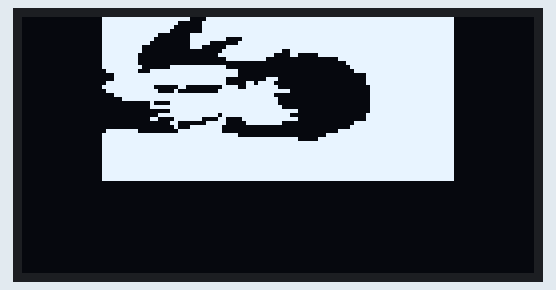
Simulated run of this sketch. Board: Arduino Uno, built with avr-gcc and run on an emulated ATmega328P. Shown: 128×64 one-colour display. The display library's start-up logo is not drawn.

Above: at 0.1 s.

The sketch:

Shinobu.ino
```cpp
#include <SPI.h>
#include <Wire.h>
#include <Adafruit_GFX.h>
#include <Adafruit_SSD1306.h>
#include <Fonts/FreeSans9pt7b.h>
#include <Fonts/FreeSans18pt7b.h>
#include <Fonts/FreeSans12pt7b.h>


#define OLED_RESET 0  // GPIO0
Adafruit_SSD1306 display(OLED_RESET);


//------------------------------------------------------------------------------
// File generated by LCD Assistant
// http://en.radzio.dxp.pl/bitmap_converter/
//------------------------------------------------------------------------------

const unsigned char PROGMEM shinobuu [] = {
0x07, 0xFF, 0xFF, 0xE1, 0xFF, 0xFF, 0xFF, 0xFF, 0xFF, 0xFF, 0xFF, 0xF8, 0x00, 0x00, 0x00, 0x00,
0x07, 0xFF, 0xFF, 0x03, 0xFF, 0xFF, 0xFF, 0xFF, 0xFF, 0xFF, 0xFF, 0xF8, 0x00, 0x00, 0x00, 0x00,
0x07, 0xFF, 0xFE, 0x03, 0xFF, 0xFF, 0xFF, 0xFF, 0xFF, 0xFF, 0xFF, 0xF8, 0x00, 0x00, 0x00, 0x00,
0x07, 0xFF, 0xFC, 0x03, 0xFF, 0xFF, 0xFF, 0xFF, 0xFF, 0xFF, 0xFF, 0xF8, 0x00, 0x00, 0x00, 0x00,
0x07, 0xFF, 0xE0, 0x1F, 0xFF, 0xFF, 0xFF, 0xFF, 0xFF, 0xFF, 0xFF, 0xF8, 0x00, 0x00, 0x00, 0x00,
0x07, 0xFF, 0xC0, 0x1F, 0xF0, 0xFF, 0xFF, 0xFF, 0xFF, 0xFF, 0xFF, 0xF8, 0x00, 0x00, 0x00, 0x00,
0x07, 0xFF, 0x80, 0x1F, 0x01, 0xFF, 0xFF, 0xFF, 0xFF, 0xFF, 0xFF, 0xF8, 0x00, 0x00, 0x00, 0x00,
0x07, 0xFE, 0x00, 0x1C, 0x0F, 0xFF, 0xFF, 0xFF, 0xFF, 0xFF, 0xFF, 0xF8, 0x00, 0x00, 0x00, 0x00,
0x07, 0xFE, 0x00, 0x00, 0x1F, 0xFF, 0xCF, 0xFF, 0xFF, 0xFF, 0xFF, 0xF8, 0x00, 0x00, 0x00, 0x00,
0x07, 0xFC, 0x00, 0x00, 0x3F, 0xFF, 0x0C, 0x1F, 0xFF, 0xFF, 0xFF, 0xF8, 0x00, 0x00, 0x00, 0x00,
0x07, 0xFC, 0x00, 0x00, 0x0F, 0xFC, 0x00, 0x00, 0xFF, 0xFF, 0xFF, 0xF8, 0x00, 0x00, 0x00, 0x00,
0x07, 0xFC, 0x00, 0x00, 0x00, 0x00, 0x00, 0x00, 0x3F, 0xFF, 0xFF, 0xF8, 0x00, 0x00, 0x00, 0x00,
0x07, 0xFE, 0x03, 0xFF, 0xF0, 0x00, 0x00, 0x00, 0x1F, 0xFF, 0xFF, 0xF8, 0x00, 0x00, 0x00, 0x00,
0x03, 0xFC, 0x7F, 0xFF, 0xFE, 0x00, 0x00, 0x00, 0x0F, 0xFF, 0xFF, 0xF8, 0x00, 0x00, 0x00, 0x00,
0x00, 0xFF, 0xFF, 0xFF, 0xFE, 0x00, 0x00, 0x00, 0x01, 0xFF, 0xFF, 0xF8, 0x00, 0x00, 0x00, 0x00,
0x00, 0xFF, 0xFF, 0xFF, 0xF0, 0x03, 0x80, 0x00, 0x01, 0xFF, 0xFF, 0xF8, 0x00, 0x00, 0x00, 0x00,
0x03, 0xFF, 0xFF, 0xFF, 0xF0, 0x6F, 0x00, 0x00, 0x01, 0xFF, 0xFF, 0xF8, 0x00, 0x00, 0x00, 0x00,
0x07, 0xFF, 0xC0, 0xC0, 0x1E, 0x7F, 0x80, 0x00, 0x00, 0xFF, 0xFF, 0xF8, 0x00, 0x00, 0x00, 0x00,
0x03, 0xFF, 0xE1, 0x00, 0x3F, 0xFF, 0xF0, 0x00, 0x00, 0xFF, 0xFF, 0xF8, 0x00, 0x00, 0x00, 0x00,
0x00, 0xFF, 0xFF, 0xFF, 0xFF, 0xFF, 0x00, 0x00, 0x00, 0xFF, 0xFF, 0xF8, 0x00, 0x00, 0x00, 0x00,
0x00, 0x3F, 0xFF, 0xFF, 0xFF, 0xFF, 0x80, 0x00, 0x00, 0xFF, 0xFF, 0xF8, 0x00, 0x00, 0x00, 0x00,
0x00, 0x00, 0x43, 0xFF, 0xFF, 0xFF, 0x80, 0x00, 0x00, 0xFF, 0xFF, 0xF8, 0x00, 0x00, 0x00, 0x00,
0x00, 0x00, 0x7F, 0xFF, 0xFF, 0xFF, 0xC0, 0x00, 0x00, 0xFF, 0xFF, 0xF8, 0x00, 0x00, 0x00, 0x00,
0x00, 0x00, 0x03, 0xFF, 0xFF, 0xFF, 0xFC, 0x00, 0x00, 0xFF, 0xFF, 0xF8, 0x00, 0x00, 0x00, 0x00,
0x00, 0x00, 0x1F, 0xFF, 0xDF, 0xFF, 0xF0, 0x00, 0x01, 0xFF, 0xFF, 0xF8, 0x00, 0x00, 0x00, 0x00,
0x00, 0x00, 0x61, 0xFC, 0x30, 0xFF, 0xFC, 0x00, 0x01, 0xFF, 0xFF, 0xF8, 0x00, 0x00, 0x00, 0x00,
0x00, 0x00, 0x03, 0x01, 0xF0, 0x7F, 0xC0, 0x00, 0x0F, 0xFF, 0xFF, 0xF8, 0x00, 0x00, 0x00, 0x00,
0x00, 0x00, 0x01, 0x1F, 0xE0, 0x00, 0x00, 0x00, 0x1F, 0xFF, 0xFF, 0xF8, 0x00, 0x00, 0x00, 0x00,
0x03, 0xFC, 0x00, 0xFF, 0xE0, 0x00, 0x00, 0x00, 0xFF, 0xFF, 0xFF, 0xF8, 0x00, 0x00, 0x00, 0x00,
0x07, 0xFF, 0xFF, 0xFF, 0xFE, 0x00, 0x00, 0x07, 0xFF, 0xFF, 0xFF, 0xF8, 0x00, 0x00, 0x00, 0x00,
0x07, 0xFF, 0xFF, 0xFF, 0xFF, 0xFF, 0xFC, 0x1F, 0xFF, 0xFF, 0xFF, 0xF8, 0x00, 0x00, 0x00, 0x00,
0x07, 0xFF, 0xFF, 0xFF, 0xFF, 0xFF, 0xFF, 0xFF, 0xFF, 0xFF, 0xFF, 0xF8, 0x00, 0x00, 0x00, 0x00,
0x07, 0xFF, 0xFF, 0xFF, 0xFF, 0xFF, 0xFF, 0xFF, 0xFF, 0xFF, 0xFF, 0xF8, 0x00, 0x00, 0x00, 0x00,
0x07, 0xFF, 0xFF, 0xFF, 0xFF, 0xFF, 0xFF, 0xFF, 0xFF, 0xFF, 0xFF, 0xF8, 0x00, 0x00, 0x00, 0x00,
0x07, 0xFF, 0xFF, 0xFF, 0xFF, 0xFF, 0xFF, 0xFF, 0xFF, 0xFF, 0xFF, 0xF8, 0x00, 0x00, 0x00, 0x00,
0x07, 0xFF, 0xFF, 0xFF, 0xFF, 0xFF, 0xFF, 0xFF, 0xFF, 0xFF, 0xFF, 0xF8, 0x00, 0x00, 0x00, 0x00,
0x07, 0xFF, 0xFF, 0xFF, 0xFF, 0xFF, 0xFF, 0xFF, 0xFF, 0xFF, 0xFF, 0xF8, 0x00, 0x00, 0x00, 0x00,
0x07, 0xFF, 0xFF, 0xFF, 0xFF, 0xFF, 0xFF, 0xFF, 0xFF, 0xFF, 0xFF, 0xF8, 0x00, 0x00, 0x00, 0x00,
0x07, 0xFF, 0xFF, 0xFF, 0xFF, 0xFF, 0xFF, 0xFF, 0xFF, 0xFF, 0xFF, 0xF8, 0x00, 0x00, 0x00, 0x00,
0x07, 0xFF, 0xFF, 0xFF, 0xFF, 0xFF, 0xFF, 0xFF, 0xFF, 0xFF, 0xFF, 0xF8, 0x00, 0x00, 0x00, 0x00,
0x07, 0xFF, 0xFF, 0xFF, 0xFF, 0xFF, 0xFF, 0xFF, 0xFF, 0xFF, 0xFF, 0xF8, 0x00, 0x00, 0x00, 0x00,
0x00, 0x00, 0x00, 0x00, 0x00, 0x00, 0x00, 0x00, 0x00, 0x00, 0x00, 0x00, 0x00, 0x00, 0x00, 0x00,
0x00, 0x00, 0x00, 0x00, 0x00, 0x00, 0x00, 0x00, 0x00, 0x00, 0x00, 0x00, 0x00, 0x00, 0x00, 0x00,
0x00, 0x00, 0x00, 0x00, 0x00, 0x00, 0x00, 0x00, 0x00, 0x00, 0x00, 0x00, 0x00, 0x00, 0x00, 0x00,
0x00, 0x00, 0x00, 0x00, 0x00, 0x00, 0x00, 0x00, 0x00, 0x00, 0x00, 0x00, 0x00, 0x00, 0x00, 0x00,
0x00, 0x00, 0x00, 0x00, 0x00, 0x00, 0x00, 0x00, 0x00, 0x00, 0x00, 0x00, 0x00, 0x00, 0x00, 0x00,
0x00, 0x00, 0x00, 0x00, 0x00, 0x00, 0x00, 0x00, 0x00, 0x00, 0x00, 0x00, 0x00, 0x00, 0x00, 0x00,
0x00, 0x00, 0x00, 0x00, 0x00, 0x00, 0x00, 0x00, 0x00, 0x00, 0x00, 0x00, 0x00, 0x00, 0x00, 0x00,
0x00, 0x00, 0x00, 0x00, 0x00, 0x00, 0x00, 0x00, 0x00, 0x00, 0x00, 0x00, 0x00, 0x00, 0x00, 0x00,
0x00, 0x00, 0x00, 0x00, 0x00, 0x00, 0x00, 0x00, 0x00, 0x00, 0x00, 0x00, 0x00, 0x00, 0x00, 0x00,
0x00, 0x00, 0x00, 0x00, 0x00, 0x00, 0x00, 0x00, 0x00, 0x00, 0x00, 0x00, 0x00, 0x00, 0x00, 0x00,
0x00, 0x00, 0x00, 0x00, 0x00, 0x00, 0x00, 0x00, 0x00, 0x00, 0x00, 0x00, 0x00, 0x00, 0x00, 0x00,
0x00, 0x00, 0x00, 0x00, 0x00, 0x00, 0x00, 0x00, 0x00, 0x00, 0x00, 0x00, 0x00, 0x00, 0x00, 0x00,
0x00, 0x00, 0x00, 0x00, 0x00, 0x00, 0x00, 0x00, 0x00, 0x00, 0x00, 0x00, 0x00, 0x00, 0x00, 0x00,
0x00, 0x00, 0x00, 0x00, 0x00, 0x00, 0x00, 0x00, 0x00, 0x00, 0x00, 0x00, 0x00, 0x00, 0x00, 0x00,
0x00, 0x00, 0x00, 0x00, 0x00, 0x00, 0x00, 0x00, 0x00, 0x00, 0x00, 0x00, 0x00, 0x00, 0x00, 0x00,
0x00, 0x00, 0x00, 0x00, 0x00, 0x00, 0x00, 0x00, 0x00, 0x00, 0x00, 0x00, 0x00, 0x00, 0x00, 0x00,
0x00, 0x00, 0x00, 0x00, 0x00, 0x00, 0x00, 0x00, 0x00, 0x00, 0x00, 0x00, 0x00, 0x00, 0x00, 0x00,
0x00, 0x00, 0x00, 0x00, 0x00, 0x00, 0x00, 0x00, 0x00, 0x00, 0x00, 0x00, 0x00, 0x00, 0x00, 0x00,
0x00, 0x00, 0x00, 0x00, 0x00, 0x00, 0x00, 0x00, 0x00, 0x00, 0x00, 0x00, 0x00, 0x00, 0x00, 0x00,
0x00, 0x00, 0x00, 0x00, 0x00, 0x00, 0x00, 0x00, 0x00, 0x00, 0x00, 0x00, 0x00, 0x00, 0x00, 0x00,
0x00, 0x00, 0x00, 0x00, 0x00, 0x00, 0x00, 0x00, 0x00, 0x00, 0x00, 0x00, 0x00, 0x00, 0x00, 0x00,
0x00, 0x00, 0x00, 0x00, 0x00, 0x00, 0x00, 0x00, 0x00, 0x00, 0x00, 0x00, 0x00, 0x00, 0x00, 0x00,
0x00, 0x00, 0x00, 0x00, 0x00, 0x00, 0x00, 0x00, 0x00, 0x00, 0x00, 0x00, 0x00, 0x00, 0x00, 0x00
};


void setup() {
  // put your setup code here, to run once:isplay.begin(SSD1306_SWITCHCAPVCC, 0x3C);  // initialize with the I2C addr 0x3C (for the 64x48)
   display.begin(SSD1306_SWITCHCAPVCC, 0x3C);
   display.display();
   display.clearDisplay();
   display.setFont(&FreeSans9pt7b);

  display.setTextColor(WHITE);
  display.setCursor(0,0);
}

int xx=15;
int yy=0;
int tt=0;

void loop() {
  display.clearDisplay();
  display.drawBitmap(xx, yy, shinobuu, 128, 64, 1);
  display.display();

}
```
